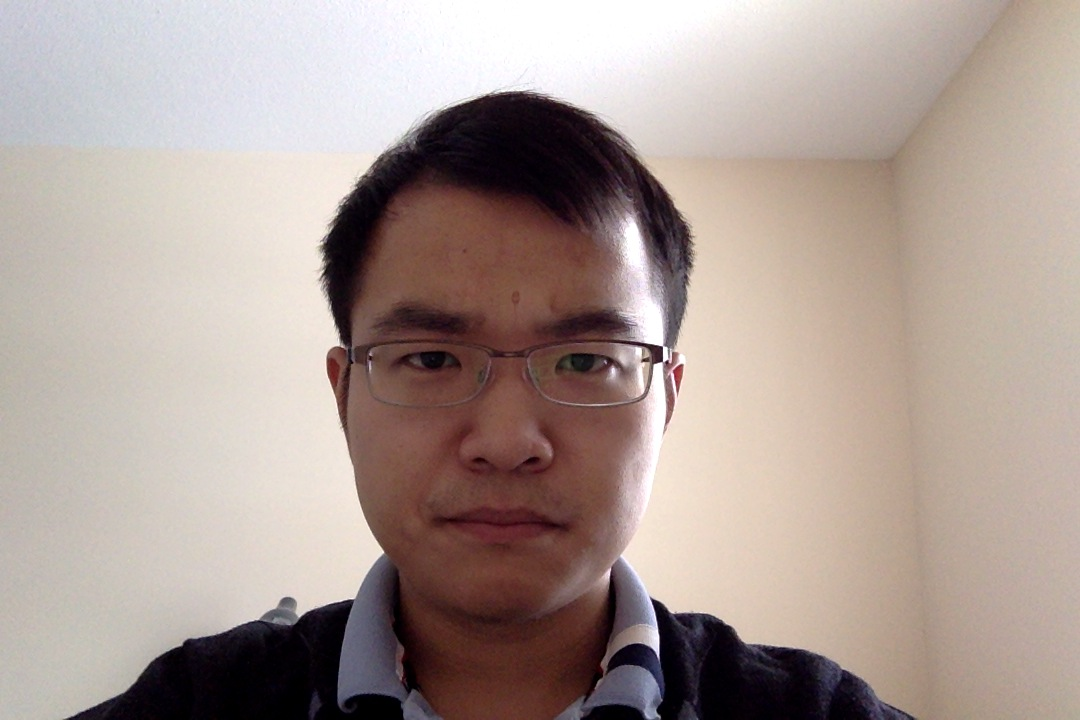
%> input picture Code/angry_face.jpg, 1080 x 720 px
$ octave --eval "result = smoothAndFindEdges(imread('../../../angry_face.jpg'));"   (GNU Octave 9; MATLAB toolbox functions it lacks are replaced by stand-ins)
%> lines starting %> are read from the running program, lines starting %| are printed output that depends on the picture; in (x1, y1, x2, y2) boxes, pixels count from 0 and x2, y2 are one past the last pixel; in counts of white or black regions, pixels touching at a corner belong together; the program's own positions count from 1
### Code/demo/library/finalLandmarksIsh/edges.m
function [ mask ] = edges( img , k, algorithm)
%UNTITLED Summary of this function goes here
%   Detailed explanation goes here
    mouth = rgb2gray(img);
    BW2 = edge(mouth, algorithm);
%     BW2 = edge(mouth, 'canny');

    BW2(:, 1:k) = 0;
    BW2(:, size(BW2,2)-k:size(BW2, 2)) = 0;
    BW2(1:k-1, :) = 0;
    BW2(size(BW2,1)-k:size(BW2, 1), :) = 0;

    mask = BW2;
%     imtool(BW1);
%     imtool(BW2);
end

### Code/demo/library/finalLandmarksIsh/smoothFilter.m
function [ img ] = smoothFilter( img, filter, struct, times )
%UNTITLED4 Summary of this function goes here
%   Detailed explanation goes here
    H = fspecial(filter, struct);
    for i = 1:times
        img = imfilter(img, H);
    end
end

### Code/demo/library/finalLandmarksIsh/smoothAndFindEdges.m
function [smoothImg, edgeMask] = smoothAndFindEdges(img)

    noEdges = true;
    smoothingFactor = 0;
    while (noEdges && smoothingFactor >= 0)
        smoothImg = smoothFilter(img, 'average', [4 4], smoothingFactor);
        edgeMask = edges(smoothImg, smoothingFactor, 'canny');
        noEdges = (all(all(~edgeMask)));
        smoothingFactor = smoothingFactor - 1;
    end
%> this loop made 1 pass
%> noEdges on pass 1: false
%> pass 1, in edges, `mouth = rgb2gray(img);`:
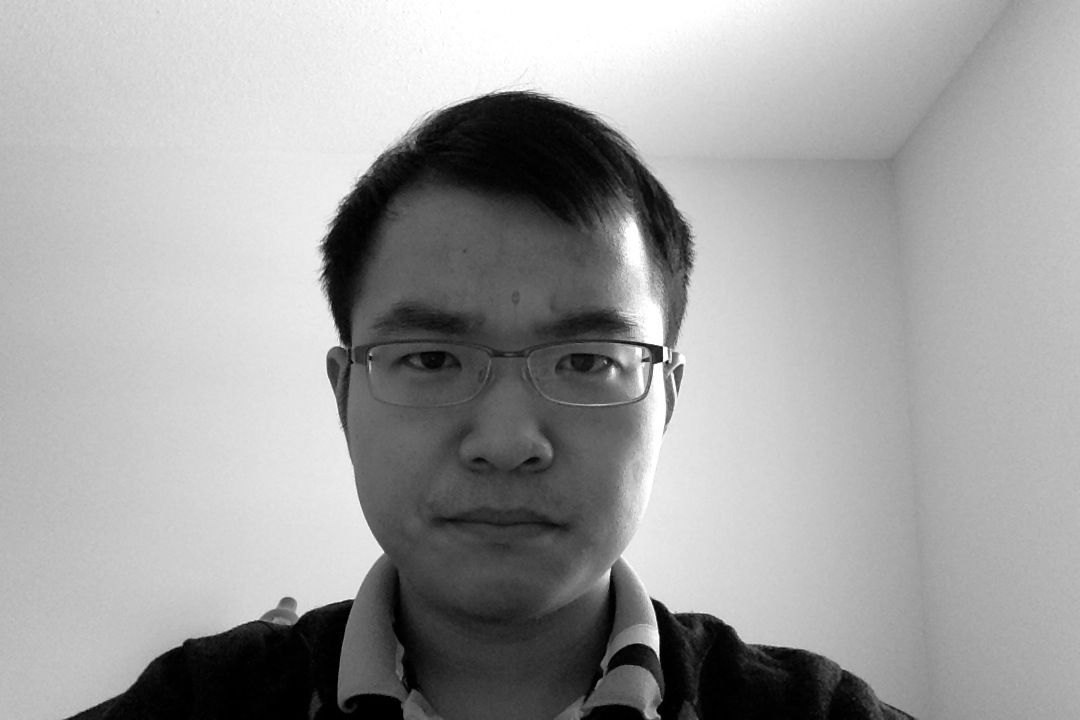
%> mouth: size 720x1080 uint8; min 0, max 255, mean 159.6
%> pass 1, in edges, `BW2 = edge(mouth, algorithm);`:
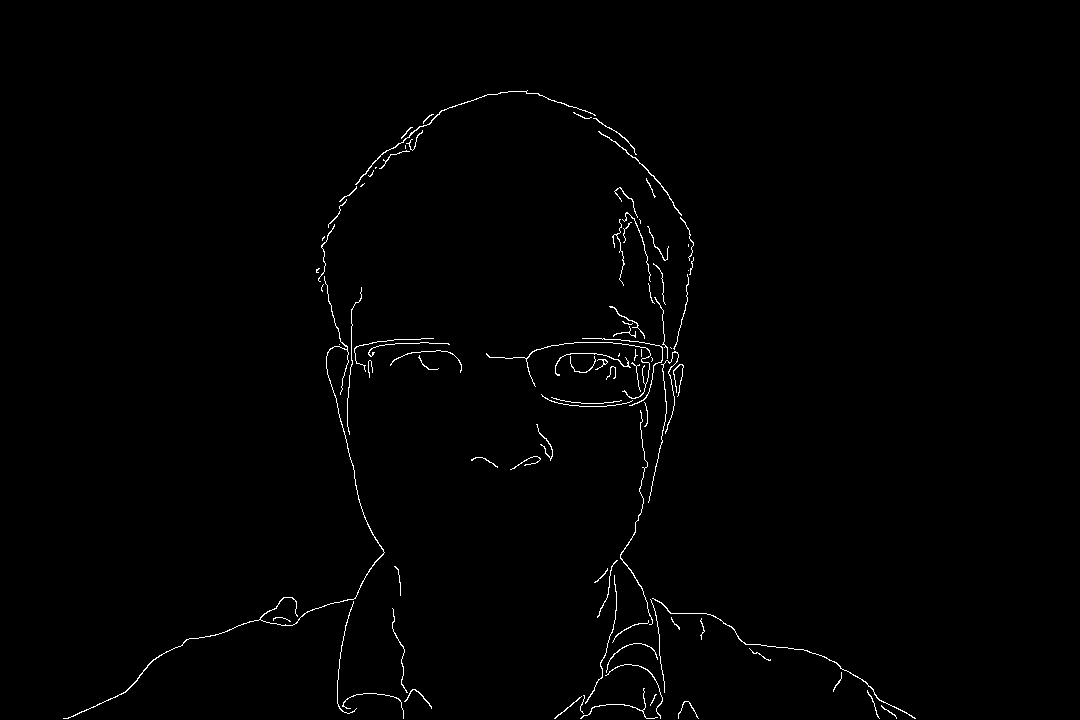
%> BW2: size 720x1080 logical; 0.87% white in thin lines or dots, all inside (x1, y1, x2, y2) = (63, 90, 916, 719)
%> after the loop, smoothingFactor = -1
%> further down, result is the input picture: size 720x1080x3 uint8; mean R, G, B 171.2, 155.7, 149.2
end
